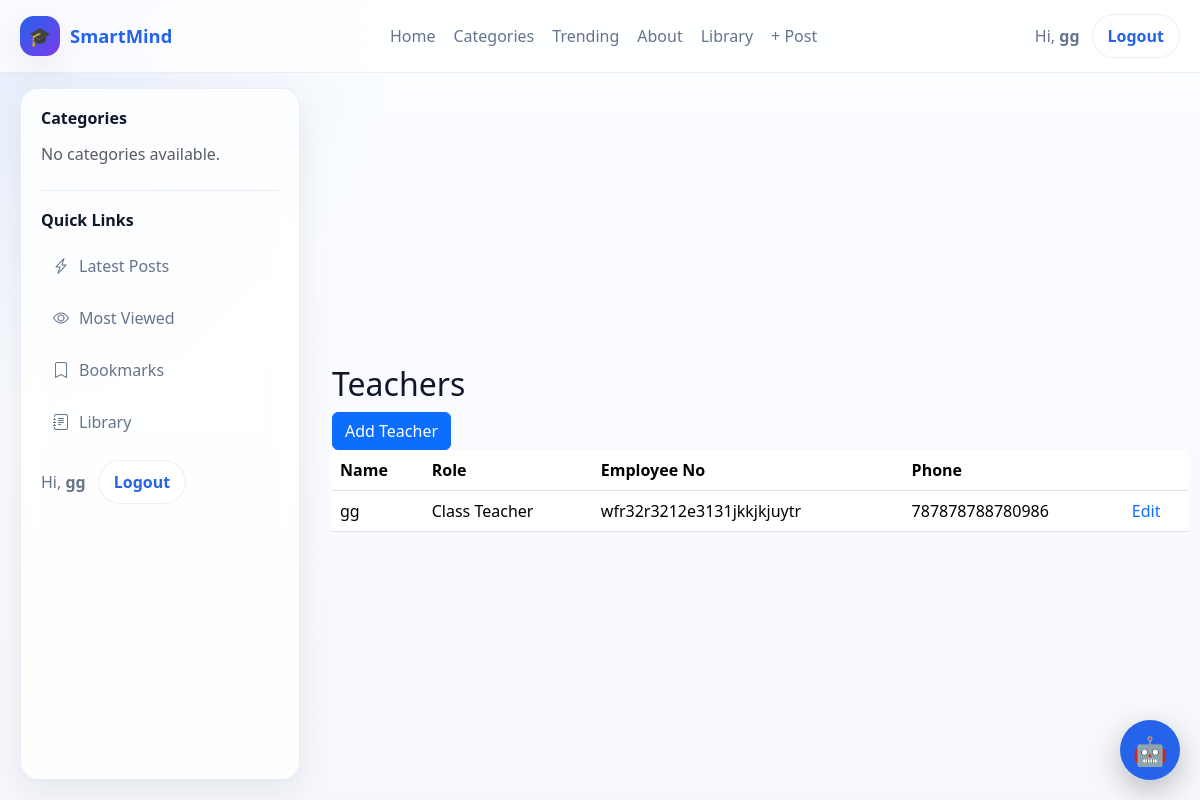
Before: /accounts/teachers/ (signed in) with the older database file.
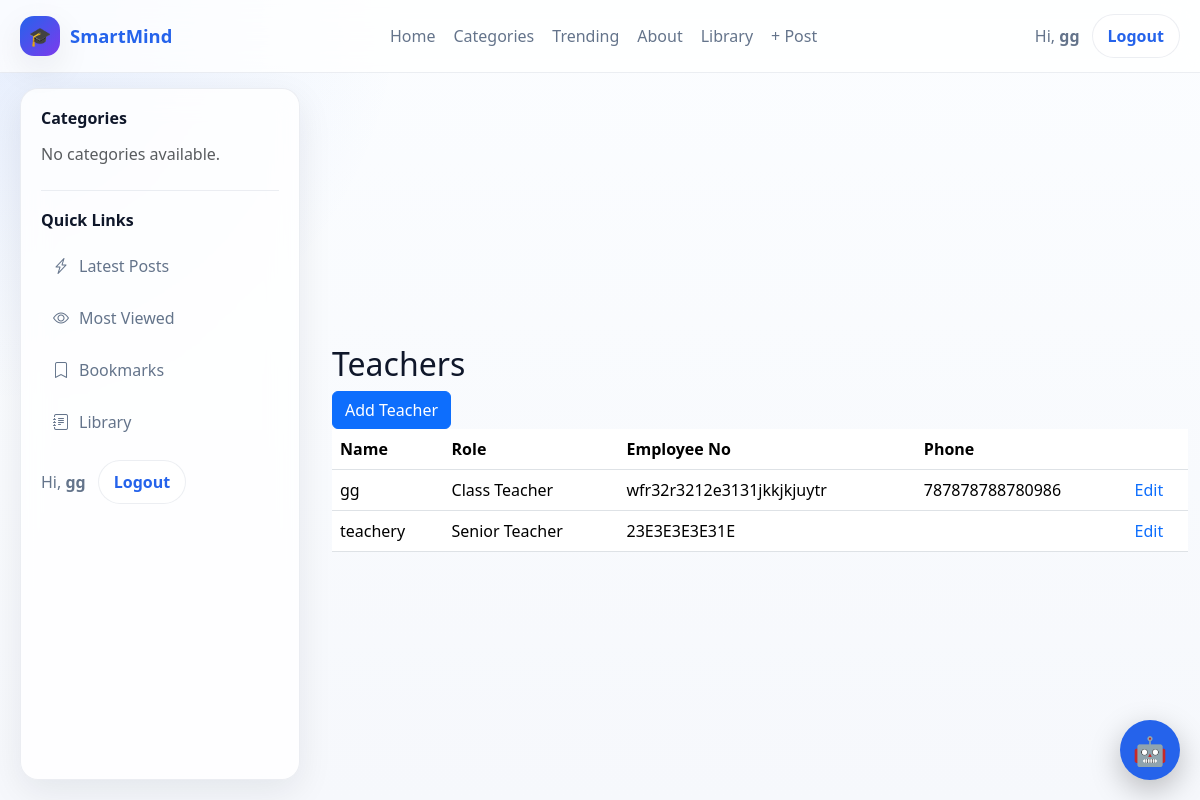
After: the same page with the newer database file.
### accounts/models.py (models this page shows, shortened)
class User(AbstractUser):
    ROLE_CHOICES = [
        ("school_admin", "School Admin"),
        ("teacher", "Teacher"),
        ("student", "Student"),
        ("parent", "Parent"),
    ]
    role = models.CharField(
        max_length=20,
        choices=ROLE_CHOICES,
        default="student",
        db_index=True,
    )
    school = models.ForeignKey(
        "schools.School",
        on_delete=models.CASCADE,
        related_name="users",
        null=True,
        blank=True,
    )
    school_class = models.ForeignKey(
        "schools.SchoolClass",
        on_delete=models.SET_NULL,
        related_name="students",
        null=True,
        blank=True,
    )
    teacher_role = models.ForeignKey(
        "TeacherRole",
        on_delete=models.SET_NULL,
        null=True,
        blank=True,
        related_name="teachers",
    )
    admission_number = models.CharField(
        max_length=30,
        unique=True,
        blank=True,
        null=True,
        db_index=True,
    )
    employee_number = models.CharField(
        max_length=30,
        unique=True,
        blank=True,
        null=True,
        db_index=True,
    )
    tsc_number = models.CharField(
        max_length=30,
        blank=True,
        null=True,
    )
    phone_number = models.CharField(max_length=20, blank=True)
    profile_picture = models.ImageField(upload_to="profiles/", blank=True, null=True)
    date_of_birth = models.DateField(blank=True, null=True)
    is_verified = models.BooleanField(default=False)
    created_at = models.DateTimeField(default=timezone.now)
    updated_at = models.DateTimeField(auto_now=True)
    @property
    def full_name(self):
        return self.get_full_name() or self.username

class TeacherRole(models.Model):
    school = models.ForeignKey(
        "schools.School",
        on_delete=models.CASCADE,
        related_name="teacher_roles",
    )
    name = models.CharField(max_length=100)
    description = models.TextField(blank=True)
    created_at = models.DateTimeField(default=timezone.now)
    updated_at = models.DateTimeField(auto_now=True)
    class Meta:
        ordering = ["name"]
        constraints = [
            models.UniqueConstraint(
                fields=["school", "name"],
                name="unique_teacher_role_per_school",
            )
        ]
    def __str__(self):
        return self.name

### accounts/views.py (the view)
# urls.py: path('teachers/', views.teacher_list, name='teacher_list'),
@login_required
def teacher_list(request):
    teachers = User.objects.filter(
        role="teacher",
        school=request.user.school,
    ).select_related(
        "teacher_role"
    )
    return render(
        request,
        "teacher_list.html",
        {
            "teachers": teachers
        }
    )

### accounts/templates/teacher_list.html
{% extends "base.html" %}
{% block content %}
<div class="container">
<h2>Teachers</h2>
<a href="{% url 'teacher_create' %}"
class="btn btn-primary">
Add Teacher
</a>
<table class="table">
<thead>
<tr>
<th>Name</th>
<th>Role</th>
<th>Employee No</th>
<th>Phone</th>
<th></th>
</tr>
</thead>
<tbody>
{% for teacher in teachers %}
<tr>
<td>
{{ teacher.full_name }}
</td>
<td>
{{ teacher.teacher_role }}
</td>
<td>
{{ teacher.employee_number }}
</td>
<td>
{{ teacher.phone_number }}
</td>
<td>
<a href="{% url 'teacher_update' teacher.id %}">
Edit
</a>
</td>
</tr>
{% endfor %}
</tbody>
</table>
</div>
{% endblock %}

### blog/templates/base.html (shortened to what this page needs)
{% load static %}
<!DOCTYPE html>
<html lang="en">
<head>
    <link href="https://cdn.jsdelivr.net/npm/bootstrap@5.3.7/dist/css/bootstrap.min.css" rel="stylesheet">
    <link rel="stylesheet" href="https://cdn.jsdelivr.net/npm/bootstrap-icons@1.11.3/font/bootstrap-icons.min.css">
    <link rel="stylesheet" href="{% static 'smartmind_ai/chatbot.css' %}">
</head>
<body>
<div class="site-shell">
    <header class="site-navbar">
        <div class="nav-inner">
            <a href="{% url 'dashboard' %}" class="brand">
                <span class="brand-badge">🎓</span>
                <span>SmartMind</span>
            </a>
            <nav class="nav-links" aria-label="Main navigation">
                {% if user.is_authenticated %}
                    <a href="{% url 'dashboard' %}">Home</a>
                {% else %}
                    <a href="{% url 'blog:home' %}">Home</a>
                {% endif %}
                <a href="#">Categories</a>
                <a href="#">Trending</a>
                <a href="#">About</a>
                <a href="{% url 'library:home' %}">Library</a>
                <a href="{% url 'blog:add_post' %}">+ Post</a>
            </nav>
            <div class="user-box">
                {% if user.is_authenticated %}
                    <span>Hi, <strong>{{ user.username }}</strong></span>
                    <form action="{% url 'logout' %}" method="post" class="m-0">
                        <button type="submit" class="btn-pill">Logout</button>
                    </form>
                {% else %}
                    <a href="{% url 'login' %}" class="btn-pill">Login</a>
                {% endif %}
            </div>
        </div>
    </header>
    <div class="layout">
        <aside class="sidebar d-none d-lg-block">
            <div class="sidebar-section">
                <h3>Categories</h3>
                <div class="sidebar-links">
                    {% for category in categories %}
                        <a href="{% url 'blog:category_post' category.slug %}">
                            <i class="bi bi-folder2"></i>
                            <span>{{ category.name }}</span>
                        </a>
                    {% empty %}
                        <p class="text-muted mb-0">No categories available.</p>
                    {% endfor %}
                </div>
            </div>
            <div class="sidebar-section">
                <h3>Quick Links</h3>
                <div class="sidebar-links">
                    <a href="#"><i class="bi bi-lightning-charge"></i><span>Latest Posts</span></a>
                    <a href="#"><i class="bi bi-eye"></i><span>Most Viewed</span></a>
                    <a href="#"><i class="bi bi-bookmark"></i><span>Bookmarks</span></a>
                    <a href="{% url 'library:home' %}"><i class="bi bi-journal-text"></i><span>Library</span></a>
                </div>
                <div class="user-box mt-3">
                    {% if user.is_authenticated %}
                        <span>Hi, <strong>{{ user.username }}</strong></span>
                        <form action="{% url 'logout' %}" method="post" class="m-0">
                            <button type="submit" class="btn-pill">Logout</button>
                        </form>
                    {% else %}
                        <a href="{% url 'login' %}" class="btn-pill">Login</a>
                    {% endif %}
                </div>
            </div>
            </div>
        <main>
            <div class="content-wrap">
                {% block content %}{% endblock %}
            </div>
        </main>
    </div>
{% include "smartmind_ai/chatbot.html" %}
</body>
</html>

Changed rows visible on the page:
added User: full_name "teachery", teacher_role "Senior Teacher", employee_number "23E3E3E3E31E"
